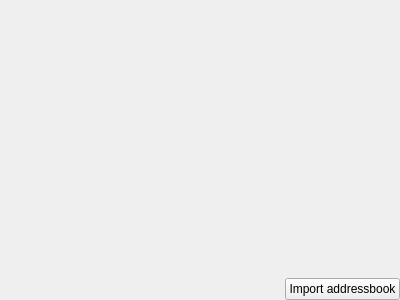
<?xml version="1.0" encoding="UTF-8"?>
<ui version="4.0">
 <class>ImportAddressbookPage</class>
 <widget class="QWidget" name="ImportAddressbookPage">
  <property name="geometry">
   <rect>
    <x>0</x>
    <y>0</y>
    <width>400</width>
    <height>300</height>
   </rect>
  </property>
  <layout class="QVBoxLayout" name="verticalLayout">
   <property name="leftMargin">
    <number>0</number>
   </property>
   <property name="topMargin">
    <number>0</number>
   </property>
   <property name="rightMargin">
    <number>0</number>
   </property>
   <property name="bottomMargin">
    <number>0</number>
   </property>
   <item>
    <widget class="PimCommon::CustomLogWidget" name="logAddressbook" native="true"/>
   </item>
   <item>
    <layout class="QHBoxLayout" name="horizontalLayout">
     <item>
      <spacer name="horizontalSpacer">
       <property name="orientation">
        <enum>Qt::Horizontal</enum>
       </property>
       <property name="sizeHint" stdset="0">
        <size>
         <width>40</width>
         <height>20</height>
        </size>
       </property>
      </spacer>
     </item>
     <item>
      <widget class="QPushButton" name="importAddressBook">
       <property name="text">
        <string>Import addressbook</string>
       </property>
      </widget>
     </item>
    </layout>
   </item>
  </layout>
 </widget>
 <customwidgets>
  <customwidget>
   <class>PimCommon::CustomLogWidget</class>
   <extends>QWidget</extends>
   <header location="global">PimCommon/CustomLogWidget</header>
   <container>1</container>
  </customwidget>
 </customwidgets>
 <resources/>
 <connections/>
</ui>
